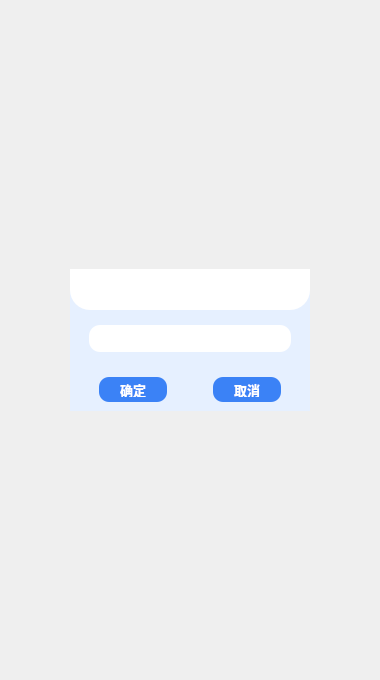
<?xml version="1.0" encoding="UTF-8"?>
<ui version="4.0">
 <class>Widget</class>
 <widget class="QWidget" name="Widget">
  <property name="geometry">
   <rect>
    <x>0</x>
    <y>0</y>
    <width>380</width>
    <height>680</height>
   </rect>
  </property>
  <property name="windowTitle">
   <string>Widget</string>
  </property>
  <property name="styleSheet">
   <string notr="true"/>
  </property>
  <layout class="QGridLayout" name="gridLayout">
   <property name="leftMargin">
    <number>70</number>
   </property>
   <property name="topMargin">
    <number>0</number>
   </property>
   <property name="rightMargin">
    <number>70</number>
   </property>
   <property name="bottomMargin">
    <number>0</number>
   </property>
   <property name="spacing">
    <number>0</number>
   </property>
   <item row="1" column="0">
    <widget class="QWidget" name="widget" native="true">
     <property name="sizePolicy">
      <sizepolicy hsizetype="Expanding" vsizetype="Expanding">
       <horstretch>10</horstretch>
       <verstretch>0</verstretch>
      </sizepolicy>
     </property>
     <property name="styleSheet">
      <string notr="true">#widget{
background-color: #E6F0FF;

}
</string>
     </property>
     <layout class="QGridLayout" name="gridLayout_2">
      <property name="leftMargin">
       <number>0</number>
      </property>
      <property name="topMargin">
       <number>0</number>
      </property>
      <property name="rightMargin">
       <number>0</number>
      </property>
      <property name="bottomMargin">
       <number>0</number>
      </property>
      <property name="spacing">
       <number>0</number>
      </property>
      <item row="2" column="0">
       <widget class="QWidget" name="widget_3" native="true">
        <property name="sizePolicy">
         <sizepolicy hsizetype="Preferred" vsizetype="Preferred">
          <horstretch>0</horstretch>
          <verstretch>0</verstretch>
         </sizepolicy>
        </property>
        <property name="font">
         <font>
          <family>PingFang SC</family>
         </font>
        </property>
        <property name="styleSheet">
         <string notr="true"/>
        </property>
        <layout class="QGridLayout" name="gridLayout_4">
         <property name="leftMargin">
          <number>0</number>
         </property>
         <property name="topMargin">
          <number>0</number>
         </property>
         <property name="rightMargin">
          <number>0</number>
         </property>
         <property name="bottomMargin">
          <number>0</number>
         </property>
         <property name="spacing">
          <number>0</number>
         </property>
         <item row="0" column="0">
          <widget class="QWidget" name="widget_2" native="true">
           <property name="sizePolicy">
            <sizepolicy hsizetype="Preferred" vsizetype="Expanding">
             <horstretch>0</horstretch>
             <verstretch>0</verstretch>
            </sizepolicy>
           </property>
           <layout class="QGridLayout" name="gridLayout_6">
            <item row="2" column="0">
             <spacer name="horizontalSpacer_3">
              <property name="orientation">
               <enum>Qt::Orientation::Horizontal</enum>
              </property>
              <property name="sizeHint" stdset="0">
               <size>
                <width>10</width>
                <height>40</height>
               </size>
              </property>
             </spacer>
            </item>
            <item row="2" column="2">
             <spacer name="horizontalSpacer_4">
              <property name="orientation">
               <enum>Qt::Orientation::Horizontal</enum>
              </property>
              <property name="sizeHint" stdset="0">
               <size>
                <width>10</width>
                <height>20</height>
               </size>
              </property>
             </spacer>
            </item>
            <item row="2" column="1">
             <widget class="QLineEdit" name="line">
              <property name="sizePolicy">
               <sizepolicy hsizetype="Expanding" vsizetype="Fixed">
                <horstretch>1</horstretch>
                <verstretch>1</verstretch>
               </sizepolicy>
              </property>
              <property name="font">
               <font>
                <pointsize>10</pointsize>
               </font>
              </property>
              <property name="styleSheet">
               <string notr="true">QLineEdit {
    background-color: white;
    border-radius: 11px;
    padding: 5px;
}

/* 鼠标放上去 */
QLineEdit:hover {
    background-color: #F2F4F7;  /* 稍微变深一点 */
}

/* 获取焦点（点击后） */
QLineEdit:focus {
    background-color: #EEF1F5;  /* 再深一点，更有层次 */
}</string>
              </property>
              <property name="text">
               <string/>
              </property>
              <property name="echoMode">
               <enum>QLineEdit::EchoMode::Normal</enum>
              </property>
              <property name="alignment">
               <set>Qt::AlignmentFlag::AlignCenter</set>
              </property>
             </widget>
            </item>
           </layout>
          </widget>
         </item>
         <item row="1" column="0">
          <widget class="QWidget" name="widget_4" native="true">
           <property name="sizePolicy">
            <sizepolicy hsizetype="Preferred" vsizetype="Expanding">
             <horstretch>0</horstretch>
             <verstretch>0</verstretch>
            </sizepolicy>
           </property>
           <property name="styleSheet">
            <string notr="true"/>
           </property>
           <layout class="QGridLayout" name="gridLayout_5">
            <item row="0" column="3">
             <widget class="QPushButton" name="loginButton">
              <property name="sizePolicy">
               <sizepolicy hsizetype="Expanding" vsizetype="Expanding">
                <horstretch>3</horstretch>
                <verstretch>0</verstretch>
               </sizepolicy>
              </property>
              <property name="maximumSize">
               <size>
                <width>16777215</width>
                <height>25</height>
               </size>
              </property>
              <property name="font">
               <font>
                <pointsize>10</pointsize>
                <bold>true</bold>
                <kerning>false</kerning>
               </font>
              </property>
              <property name="styleSheet">
               <string notr="true">QPushButton#loginButton{
    background-color: #3B82F6;  /* 默认 */
    color: white;
    border-radius: 10px;
    padding: 5px;
    border: none;
}

/* 悬停（稍微亮一点） */
QPushButton#loginButton:hover {
    background-color: #5A9BFF;
}

/* 按下（稍微暗一点，有“压下去”的感觉） */
QPushButton#loginButton:pressed {
    background-color: #2563EB;
}</string>
              </property>
              <property name="text">
               <string>取消</string>
              </property>
             </widget>
            </item>
            <item row="0" column="0">
             <spacer name="horizontalSpacer_5">
              <property name="orientation">
               <enum>Qt::Orientation::Horizontal</enum>
              </property>
              <property name="sizeHint" stdset="0">
               <size>
                <width>20</width>
                <height>20</height>
               </size>
              </property>
             </spacer>
            </item>
            <item row="0" column="2">
             <spacer name="horizontalSpacer_7">
              <property name="orientation">
               <enum>Qt::Orientation::Horizontal</enum>
              </property>
              <property name="sizeHint" stdset="0">
               <size>
                <width>40</width>
                <height>20</height>
               </size>
              </property>
             </spacer>
            </item>
            <item row="0" column="1">
             <widget class="QPushButton" name="model">
              <property name="sizePolicy">
               <sizepolicy hsizetype="Expanding" vsizetype="Expanding">
                <horstretch>3</horstretch>
                <verstretch>1</verstretch>
               </sizepolicy>
              </property>
              <property name="maximumSize">
               <size>
                <width>16777215</width>
                <height>25</height>
               </size>
              </property>
              <property name="font">
               <font>
                <pointsize>10</pointsize>
                <bold>true</bold>
               </font>
              </property>
              <property name="styleSheet">
               <string notr="true">QPushButton#model {
    background-color: #3B82F6;  /* 默认 */
    color: white;
    border-radius:10px;
    padding: 5px;
    border: none;
}

/* 悬停（稍微亮一点） */
QPushButton#model:hover {
    background-color: #5A9BFF;
}

/* 按下（稍微暗一点，有“压下去”的感觉） */
QPushButton#model:pressed {
    background-color: #2563EB;
}</string>
              </property>
              <property name="text">
               <string>确定</string>
              </property>
             </widget>
            </item>
            <item row="0" column="4">
             <spacer name="horizontalSpacer_6">
              <property name="orientation">
               <enum>Qt::Orientation::Horizontal</enum>
              </property>
              <property name="sizeHint" stdset="0">
               <size>
                <width>20</width>
                <height>20</height>
               </size>
              </property>
             </spacer>
            </item>
           </layout>
          </widget>
         </item>
        </layout>
       </widget>
      </item>
      <item row="1" column="0">
       <widget class="QWidget" name="AzurChat" native="true">
        <property name="maximumSize">
         <size>
          <width>16777215</width>
          <height>16777215</height>
         </size>
        </property>
        <property name="font">
         <font>
          <family>PingFang SC</family>
          <italic>false</italic>
          <bold>true</bold>
          <stylestrategy>PreferDefault</stylestrategy>
         </font>
        </property>
        <property name="autoFillBackground">
         <bool>false</bool>
        </property>
        <property name="styleSheet">
         <string notr="true">background-color: #FFFFFF;
    border-bottom-left-radius: 20px;
    border-bottom-right-radius: 20px;
</string>
        </property>
        <layout class="QGridLayout" name="gridLayout_3">
         <property name="topMargin">
          <number>5</number>
         </property>
         <item row="0" column="3">
          <spacer name="horizontalSpacer_2">
           <property name="orientation">
            <enum>Qt::Orientation::Horizontal</enum>
           </property>
           <property name="sizeHint" stdset="0">
            <size>
             <width>100</width>
             <height>20</height>
            </size>
           </property>
          </spacer>
         </item>
         <item row="0" column="1">
          <spacer name="horizontalSpacer">
           <property name="orientation">
            <enum>Qt::Orientation::Horizontal</enum>
           </property>
           <property name="sizeHint" stdset="0">
            <size>
             <width>70</width>
             <height>20</height>
            </size>
           </property>
          </spacer>
         </item>
         <item row="0" column="2">
          <widget class="QLabel" name="label">
           <property name="sizePolicy">
            <sizepolicy hsizetype="Preferred" vsizetype="Preferred">
             <horstretch>1</horstretch>
             <verstretch>0</verstretch>
            </sizepolicy>
           </property>
           <property name="font">
            <font>
             <family>PingFang SC</family>
             <pointsize>15</pointsize>
             <italic>false</italic>
             <bold>true</bold>
             <stylestrategy>PreferDefault</stylestrategy>
            </font>
           </property>
           <property name="text">
            <string/>
           </property>
          </widget>
         </item>
         <item row="0" column="0">
          <widget class="QPushButton" name="button">
           <property name="styleSheet">
            <string notr="true">QPushButton {
    border: none;
    padding: 2px;
}

QPushButton:hover {
    background-color: #e6e6e6;
    border-radius: 4px;
}

QPushButton:pressed {
    background-color: #d0d0d0;
}</string>
           </property>
           <property name="text">
            <string/>
           </property>
           <property name="icon">
            <iconset resource="pic.qrc">
             <normaloff>:/new/prefix1/go.png</normaloff>:/new/prefix1/go.png</iconset>
           </property>
           <property name="iconSize">
            <size>
             <width>20</width>
             <height>20</height>
            </size>
           </property>
          </widget>
         </item>
        </layout>
       </widget>
      </item>
     </layout>
    </widget>
   </item>
   <item row="0" column="0">
    <widget class="QWidget" name="widget_5" native="true">
     <property name="sizePolicy">
      <sizepolicy hsizetype="Expanding" vsizetype="Expanding">
       <horstretch>10</horstretch>
       <verstretch>5</verstretch>
      </sizepolicy>
     </property>
    </widget>
   </item>
   <item row="2" column="0">
    <widget class="QWidget" name="widget_6" native="true">
     <property name="sizePolicy">
      <sizepolicy hsizetype="Preferred" vsizetype="Expanding">
       <horstretch>10</horstretch>
       <verstretch>5</verstretch>
      </sizepolicy>
     </property>
    </widget>
   </item>
  </layout>
 </widget>
 <resources>
  <include location="pic.qrc"/>
 </resources>
 <connections/>
</ui>
